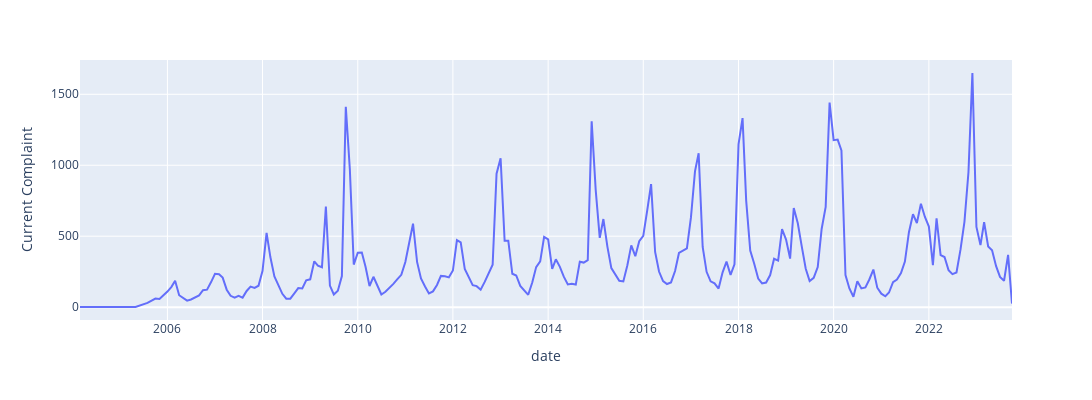

The notebook cell this image was saved under:
### Code cell
px.line(syndromic_df, x='date', y='Current Complaint', width=1200, height=400)

### Figure 1 — Plotly figure (JSON) as saved in the notebook; plotly's stock layout.template omitted (floating-point values rounded to 4 significant figures; data arrays with more than 128 entries replaced by an {"elided": "..."} marker saying what was removed)
{"data": [{"hovertemplate": "date=%{x}<br>Current Complaint=%{y}<extra></extra>", "legendgroup": "", "line": {"color": "#636efa", "dash": "solid"}, "marker": {"symbol": "circle"}, "mode": "lines", "name": "", "orientation": "v", "showlegend": false, "type": "scatter", "x": {"elided": "229 str values"}, "xaxis": "x", "y": {"elided": "229 int values"}, "yaxis": "y"}], "layout": {"height": 400, "legend": {"tracegroupgap": 0}, "margin": {"t": 60}, "width": 1200, "xaxis": {"anchor": "y", "domain": [0, 1], "title": {"text": "date"}}, "yaxis": {"anchor": "x", "domain": [0, 1], "title": {"text": "Current Complaint"}}}}
